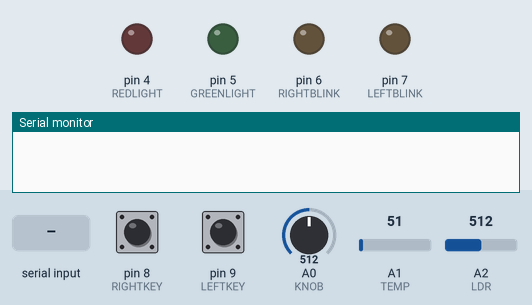
Bench run of a sketch on a simulated Arduino Uno, built with avr-gcc and run on an emulated ATmega328P. Parts: output pins drawn as LEDs (lit = HIGH), the last lines printed to the serial monitor. Dashed ring = blinking. Inputs (shaded band) come from the test bench; at power-on: pin 8 (RIGHTKEY) HIGH, A2 (LDR) = 512, pin 9 (LEFTKEY) HIGH, A0 (KNOB) = 512, A1 (TEMP) = 51.

Above: at 1.2 s.
1.3 s: pin 8 (RIGHTKEY) pulled LOW for 0.15 s
At 2.2 s:
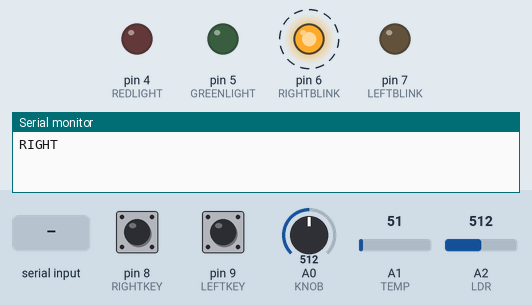
4.4 s: A2 (LDR) set to 140
7.4 s: pin 9 (LEFTKEY) pulled LOW for 0.15 s
At 8.2 s:
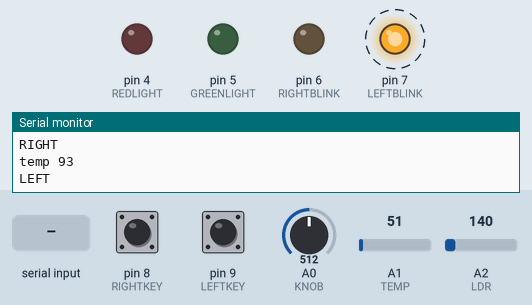
10.5 s: "alarm\n" received over Serial
At 11.4 s:
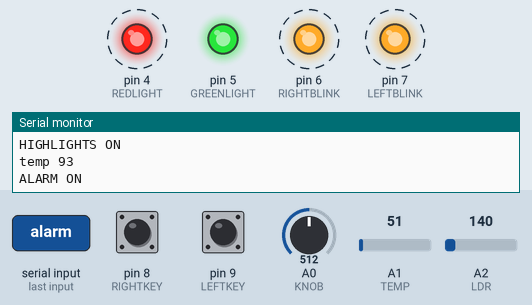
13.5 s: A2 (LDR) set to 157
At 14.4 s:
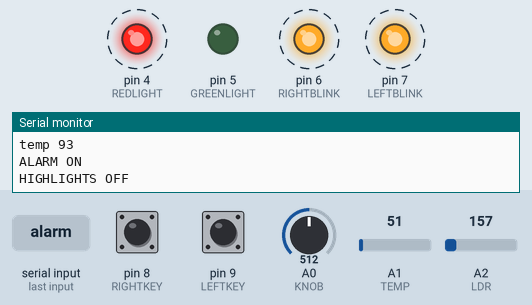
16.5 s: A2 (LDR) set to 122
Timing chart, 0 to 20.5 s (numbered marks = the images above; inputs shaded):
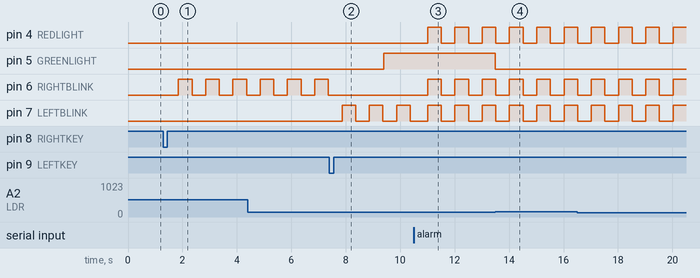

The sketch:

CARSYSTEM.ino
```cpp
//Github V1.06
//car system ~ mmmmmmmmartin ~ 13/11/2020
//----------------------------------------
//knob
//left button blinker
//right button blinker
//alarm mode (hazard)
//highlights
//measure temperature
//connect to VSC
//----------------------------------------
const int KNOB = 14;
const int LDR = 16;
const int TEMP = 15;
const int LEFTKEY = 9;
const int RIGHTKEY = 8;
const int BOUNCE_DELAY = 50;
const int LIGHT_DELAY = 5000; //5 seconds
const int BLINK_DELAY = 500;  //half a second
const int HAZARD_DELAY = 500; //half a second
const int TEMP_DELAY = 5000;  //5 seconds
int lastkey1state = HIGH;
int lastkey2state = HIGH;
int key1state = HIGH;
int key2state = HIGH;
int lasttime = 0;
const int LEFTBLINK = 7;
const int RIGHTBLINK = 6;
const int REDLIGHT = 4;
const int GREENLIGHT = 5;
bool blink_state = false;
unsigned long blink_time = 0;
int last_input;
bool lightsOff = false;
bool hazard = false;
bool hazardblink = false;
bool hazardonce = false;
unsigned long hazardtime = 0;
int threshold = 150;
unsigned long light_start = 0;
unsigned long temp_start = 0;
bool hlonce = false;

void setup()
{
  pinMode(LEFTKEY, INPUT_PULLUP);
  pinMode(RIGHTKEY, INPUT_PULLUP);
  pinMode(LEFTBLINK, OUTPUT);
  pinMode(RIGHTBLINK, OUTPUT);
  pinMode(REDLIGHT, OUTPUT);
  pinMode(GREENLIGHT, OUTPUT);
  pinMode(KNOB, INPUT);
  pinMode(LDR, INPUT);
  Serial.begin(9600);
}

void loop()
{
  int knob_value = map(analogRead(KNOB), 0, 1023, 1, 6);
  int input = read_key();
  //Serial.println(knob_value);
  turnsignals(input, knob_value);
  hazardalarm();
  highlights();
  temp();

}

//method temperature
void temp()
{
  int read_temp = map(analogRead(TEMP), 0, 1023, 100, -55); //the data that returns from the mapping is as close as possible to the actual ones
  if (millis() - temp_start > TEMP_DELAY)
  {
    char placeholder[10];
    sprintf(placeholder, "temp %d", read_temp); //this concatenates string with the returned value from the mapping result
    Serial.println(placeholder);
    temp_start = millis();
  }
}

//method that checks if light is under certain threshold for 5 seconds or more which turns on the highlights
void highlights()
{
  int read_ldr = analogRead(LDR);
  if (read_ldr < threshold)
  {
    if (millis() - light_start > LIGHT_DELAY)
    {
      digitalWrite(GREENLIGHT, HIGH);
      light_start = millis();
      Serial.println("HIGHLIGHTS ON");
      hlonce = true;
    }

  }
  else
  {
    light_start = millis();
    digitalWrite(GREENLIGHT, LOW);
    if (hlonce)
    {
      Serial.println("HIGHLIGHTS OFF");
      hlonce = false;
    }
  }
}

//method for hazard mode
void hazardalarm()
{
  if (Serial.available())
  {
    if (Serial.readStringUntil('\n') == "alarm")
    {
      hazard = !hazard; //state switching
      if (hazard)
      {
        hazardonce = true;
        Serial.println("ALARM ON");
      }
    }
  }
  if (hazard)
  {
    alarmblink();
  }
  else
  {
    if (hazardonce)
    {
      digitalWrite(LEFTBLINK, LOW);
      digitalWrite(RIGHTBLINK, LOW);
      digitalWrite(REDLIGHT, LOW);
      hazardonce = false;
      Serial.println("ALARM OFF");
    }

  }
}

//method which puts out the hazard state as a real world indicator (makes lights go blink-blink basiclly)
void alarmblink()
{
  if (millis() - hazardtime > HAZARD_DELAY)
  {
    digitalWrite(LEFTBLINK, hazardblink);
    digitalWrite(RIGHTBLINK, hazardblink);
    digitalWrite(REDLIGHT, hazardblink);
    hazardblink = !hazardblink; //from lecture example
    hazardtime = millis();
  }
}

//method which holds everything that works with turn signals
void turnsignals(int input, int knob_value)
{

  if (knob_value != 3)
  {
    lightsOff = true;
  }
  if (lightsOff)
  {
    if (knob_value > 2 && last_input == 1)
    {
      last_input = 0; lightsOff = false;
    }
    if (knob_value < 4 && last_input == 2)
    {
      last_input = 0; lightsOff = false;
    }

  }


  if (input == last_input && !hazard)
  {
    digitalWrite(RIGHTBLINK, LOW);
    digitalWrite(LEFTBLINK, LOW);
    last_input = 0;
  }
  else if (input != 0 )
  {
    if (!hazard) {
      if (input == 1)
      {
        digitalWrite(RIGHTBLINK, LOW);
        if (last_input != 1 )
        {
          Serial.println("LEFT");
        }
        blink(LEFTBLINK);
      }
      else if (input == 2)
      {
        digitalWrite(LEFTBLINK, LOW);
        if (last_input != 2 )
        {
          Serial.println("RIGHT");
        }
        blink(RIGHTBLINK);
      }
    }
    last_input = input;
  }
  else
  { if (!hazard) {
      if (last_input == 1 )
      {
        blink(LEFTBLINK);
      }
      else if (last_input == 2)
      {
        blink(RIGHTBLINK);
      }
    }
  }
}

//method that accepts given LED and makes it blink
void blink(int blinker) //parameter
{
  if (millis() - blink_time > BLINK_DELAY)
  {
    digitalWrite(blinker, blink_state);
    blink_state = !blink_state; //from lecture example
    blink_time = millis();
  }
}

//from example Key Display Debounce - Richshield.zip
int read_key()
{
  int key = 0;
  int key1 = digitalRead(LEFTKEY);
  int key2 = digitalRead(RIGHTKEY);

  if (key1 != lastkey1state)
  {
    lasttime = millis();
  }
  if (key2 != lastkey2state)
  {
    lasttime = millis();
  }

  if (millis() - lasttime > BOUNCE_DELAY) {

    if (key1state != key1) {
      key1state = key1;
      if (lastkey1state == LOW)
        key = 1;
    }
    if (key2state != key2) {
      key2state = key2;
      if (lastkey2state == LOW)
        key = 2;
    }
  }
  lastkey1state = key1;
  lastkey2state = key2;
  return key;
}
```

Measured:
- the behaviour switches between 149 and 150 on A2 (LDR) (found by bisection; images 3 and 4)
- after the input at 1.3 s, pin 6 (RIGHTBLINK): alternates HIGH for 0.50 s and LOW for 0.50 s, starting after 0.55 s
- after the input at 7.4 s, pin 6 (RIGHTBLINK): stops changing and stays LOW; pin 7 (LEFTBLINK): alternates HIGH for 0.50 s and LOW for 0.50 s, starting after 0.46 s
- after the input at 10.5 s, pin 4 (REDLIGHT), pin 6 (RIGHTBLINK): alternates HIGH for 0.50 s and LOW for 0.50 s, starting after 0.51 s
- after the input at 13.5 s, pin 5 (GREENLIGHT): HIGH → LOW at once
